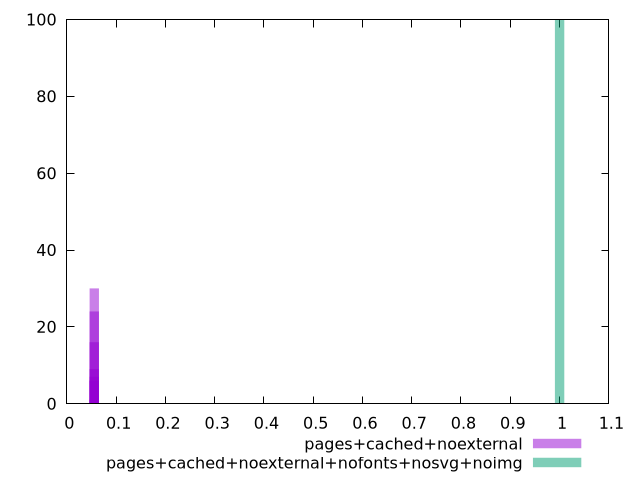

Reproduce this figure in gnuplot.
$_pagesCachedNoexternal <<EOF
0.05568388620582694 30
0.05568478566770918 7
0.055683586385199525 9
0.055684186026454356 16
0.055684485847081765 24
0.05568328656457211 6
0.055685085488336596 6
0.055682686923317286 1
0.05568538530896401 1
EOF
$_pagesCachedNoexternalNofontsNosvgNoimg <<EOF
1 100
EOF
set key outside below
set terminal pngcairo
set output "report_00005_2020-11-02T22-26-11.212Z/total-byte-weight/total-byte-weight_pages+cached+noexternal_pages+cached+noexternal+nofonts+nosvg+noimg+hist.png"
set boxwidth 0.018886346261533654
set style fill transparent solid 0.5 noborder
set yrange [0:100]
plot $_pagesCachedNoexternal title "pages+cached+noexternal" with boxes ,$_pagesCachedNoexternalNofontsNosvgNoimg title "pages+cached+noexternal+nofonts+nosvg+noimg" with boxes ,
